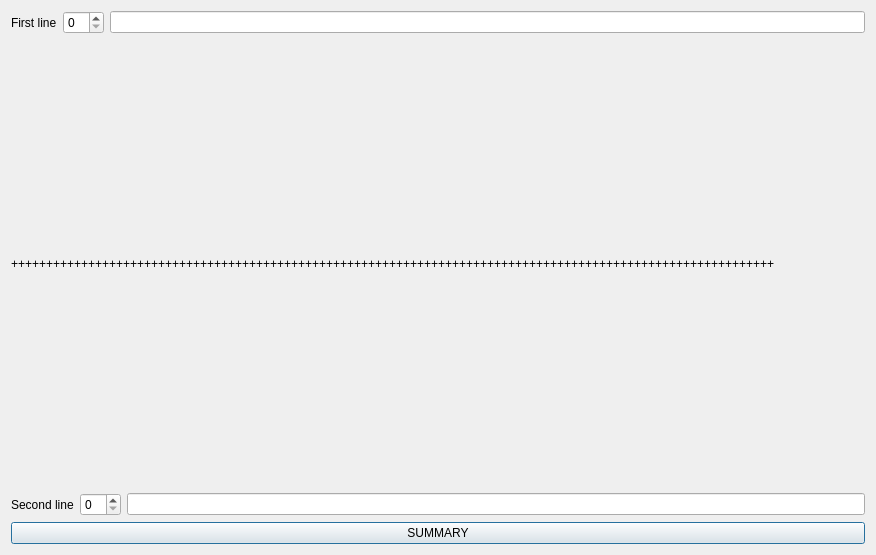
<?xml version="1.0" encoding="UTF-8"?>
<ui version="4.0">
 <class>Sum</class>
 <widget class="QDialog" name="Sum">
  <property name="geometry">
   <rect>
    <x>0</x>
    <y>0</y>
    <width>876</width>
    <height>555</height>
   </rect>
  </property>
  <property name="windowTitle">
   <string>Dialog</string>
  </property>
  <layout class="QVBoxLayout" name="verticalLayout">
   <item>
    <layout class="QHBoxLayout" name="horizontalLayout">
     <item>
      <widget class="QLabel" name="label_3">
       <property name="text">
        <string>First line</string>
       </property>
      </widget>
     </item>
     <item>
      <widget class="QSpinBox" name="spinBox"/>
     </item>
     <item>
      <widget class="QLineEdit" name="lineEdit"/>
     </item>
    </layout>
   </item>
   <item>
    <widget class="QLabel" name="label">
     <property name="text">
      <string>+++++++++++++++++++++++++++++++++++++++++++++++++++++++++++++++++++++++++++++++++++++++++++++++++++++++++++++</string>
     </property>
    </widget>
   </item>
   <item>
    <layout class="QHBoxLayout" name="horizontalLayout_2">
     <item>
      <widget class="QLabel" name="label_2">
       <property name="text">
        <string>Second line</string>
       </property>
      </widget>
     </item>
     <item>
      <widget class="QSpinBox" name="spinBox_2"/>
     </item>
     <item>
      <widget class="QLineEdit" name="lineEdit_2"/>
     </item>
    </layout>
   </item>
   <item>
    <widget class="QPushButton" name="pushButton">
     <property name="text">
      <string>SUMMARY</string>
     </property>
    </widget>
   </item>
  </layout>
 </widget>
 <resources/>
 <connections/>
</ui>
